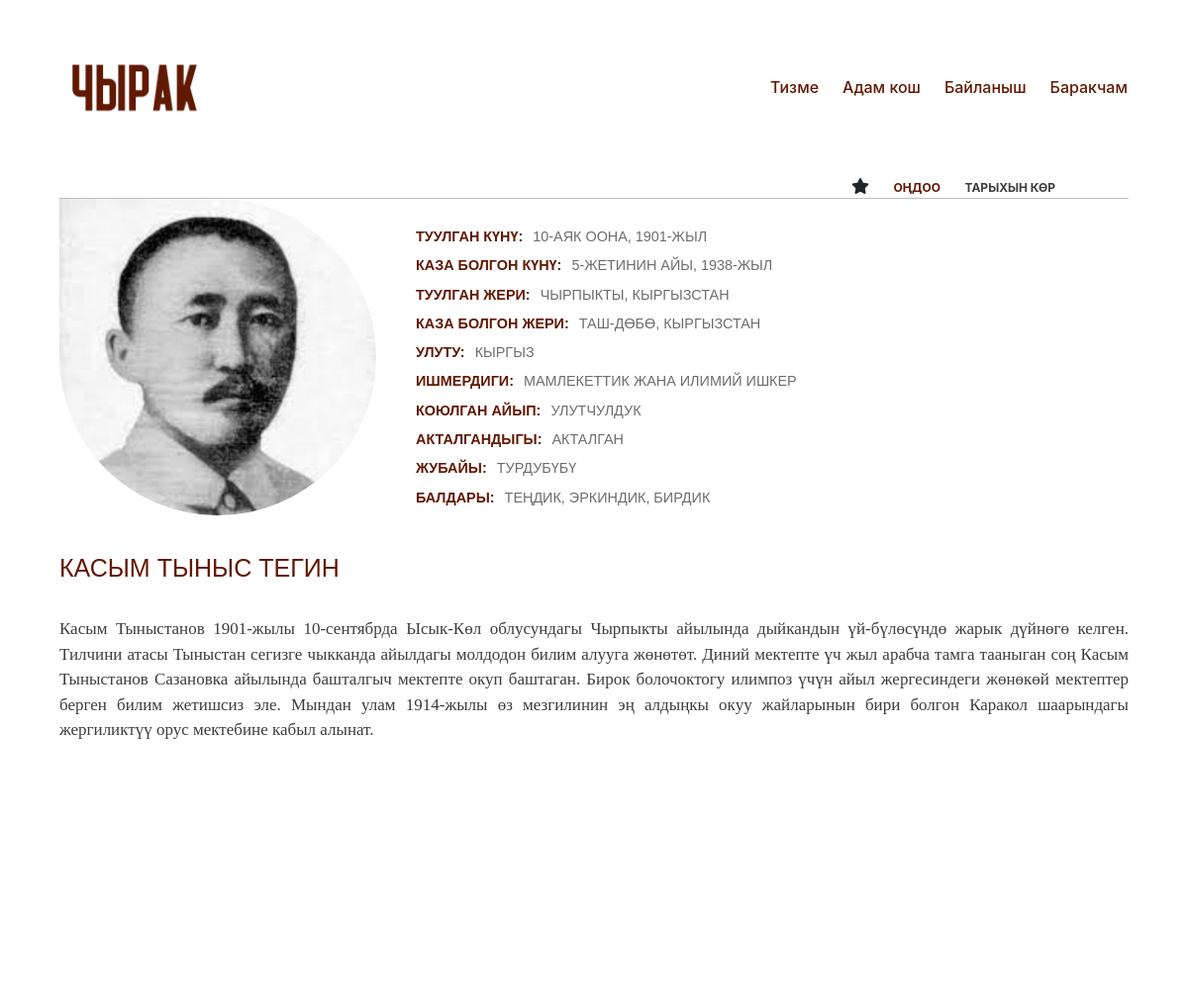
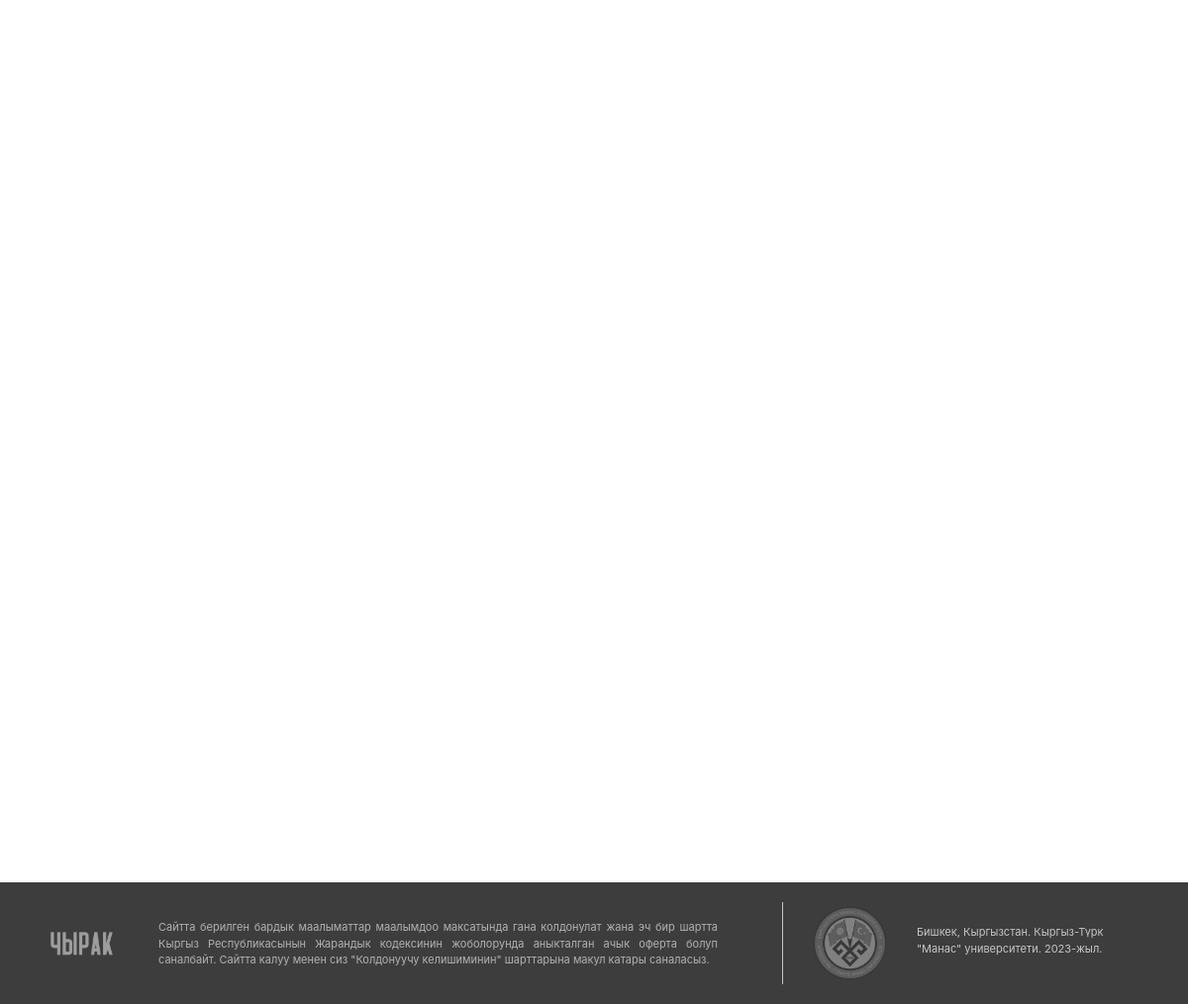
/person_page/4/, run on the app's committed database (2 pictures, top to bottom).
### person/models.py (models this page shows, shortened)
class Victim(models.Model):
    first_name = models.CharField(max_length=30)
    last_name = models.CharField(max_length=30)
    date_of_birth = models.DateField()
    date_of_death = models.DateField()
    place_of_birth = models.CharField(max_length=30)
    place_of_death = models.CharField(max_length=30)
    nationality = models.TextField(default='', blank=True, null=True)
    blame = models.TextField(blank=True, null=True)
    rehabilitated = models.CharField(max_length=30, blank=True, null=True)
    occupation = models.TextField( blank=True, null=True)
    bedfellow = models.CharField(max_length=30, blank=True, null=True)
    children = models.CharField(max_length=30, blank=True, null=True)
    photo = models.ImageField(upload_to='images/', blank=True, null=True)
    file = models.FileField(upload_to='uploads/', blank=True, null=True)
    desc_of_photo = models.TextField(default='', blank=True, null=True)
    desc_of_file = models.TextField(default='', blank=True, null=True)
    content = models.TextField(default="", blank=True, null=True)
    date_of_publish = models.DateField(default=datetime.now)
    up_vote = models.IntegerField(default=0)
    is_proven = models.BooleanField(default=False)
    profile = models.ForeignKey(Profile, on_delete=models.CASCADE)
    x = models.CharField(max_length=100,default="", blank=True, null=True)

### person/views.py (the view)
# urls.py: path('person_page/', include('person.urls')),
def person_page(request, person_id):
    victim = get_object_or_404(Victim, id=person_id)
    month_names_kyrgyz = {
        1: 'Үчтүн айы',
        2: 'Бирдин айы',
        3: 'Жалган Куран',
        4: 'Чын Куран',
        5: 'Бугу',
        6: 'Кулжа',
        7: 'Теке',
        8: 'Баш Оона',
        9: 'Аяк Оона',
        10: 'Тогуздун айы',
        11: 'Жетинин айы',
        12: 'Бештин айы'
    }
    birth_date = "{day}-{month}, {year}-жыл".format(
        day = victim.date_of_birth.day,
        month = month_names_kyrgyz[victim.date_of_birth.month],
        year = victim.date_of_birth.year
    )
    death_date = "{day}-{month}, {year}-жыл".format(
        day = victim.date_of_death.day,
        month = month_names_kyrgyz[victim.date_of_death.month],
        year = victim.date_of_death.year
    )
    paragraphs = []
    sentences = victim.content.split('. ')
    current_paragraph = []
    for i, sentence in enumerate(sentences):
        if i < len(sentences) - 1:
            current_paragraph.append(sentence + '. ')
        else:
            current_paragraph.append(sentence)
        if len(current_paragraph) == 5:
            paragraphs.append(current_paragraph)
            current_paragraph = []
    if current_paragraph:
        paragraphs.append(current_paragraph)
    if victim.rehabilitated:
        reh = 'Акталган'
    else:
        reh = 'Акталбай калган'
    context = {
        'victim': victim,
        'person_id': person_id,
        'birth_date': birth_date,
        'death_date': death_date,
        'reh': reh,
        'paragraphs': paragraphs,
    }
    return render(request, 'about_person.html', context)

### person/templates/about_person.html (shortened to what this page needs)
{% extends 'base.html' %}
{% block content %}
{% load static %}
<link rel="stylesheet" type="text/css" href="{% static 'about_person.css' %}"/>
<div class="main-container">
    <div class="history-edit-box">
        <div class="his-ed-box">
            <div class="his-ed-box-el">
                <span class="fa fa-star" style="margin-right: 20px;"></span>
                <a href="{% url 'edit_person' person_id=victim.pk %}" style="text-decoration: none; font-weight: bold; color: #611902; font-size: 12px; margin-right: 20px; text-transform: uppercase;">Оңдоо</a>
                <a href="{% url 'edit_history' person_id=victim.pk %}" style="text-decoration: none; font-weight: bold; color: #3D3D3D; font-size: 12px; text-transform: uppercase;">Тарыхын көр</a>
            </div>
        </div>
    </div>
    <div class="content-container">
        <div class="d-flex flex-column">
            <div class="d-flex flex-row">
                <img class="img_victim" src="{{ victim.photo.url }}" alt="Victim_photo">
                <div class="main-info-box">
                    <ul class="ul-class">
                        <li class="d-flex flex-row mb-1">
                            <h5 class="first-h5">
                                Туулган күнү:
                            </h5>
                            <h5 class="second-h5" >
                                {{ birth_date }}
                            </h5>
                        </li>
                        <li class="d-flex flex-row mb-1">
                            <h5 class="first-h5">
                                Каза болгон күнү:
                            </h5>
                            <h5 class="second-h5" >
                                {{ death_date }}
                            </h5>
                        </li>
                        <li class="d-flex flex-row mb-1">
                            <h5 class="first-h5">
                                Туулган жери:
                            </h5>
                            <h5 class="second-h5" >
                                {{ victim.place_of_birth }}
                            </h5>
                        </li>
                        <li class="d-flex flex-row mb-1">
                            <h5 class="first-h5">
                                Каза болгон жери:
                            </h5>
                            <h5 class="second-h5" >
                                {{ victim.place_of_death }}
                            </h5>
                        </li>
                        <li class="d-flex flex-row mb-1">
                            <h5 class="first-h5">
                                Улуту:
                            </h5>
                            <h5 class="second-h5" >
                                {{ victim.nationality }}
                            </h5>
                        </li>
                        <li class="d-flex flex-row mb-1">
                            <h5 class="first-h5">
                                Ишмердиги:
                            </h5>
                            <h5 class="second-h5" >
                                {{ victim.occupation }}
                            </h5>
                        </li>
                        <li class="d-flex flex-row mb-1">
                            <h5 class="first-h5">
                                Коюлган айып:
                            </h5>
                            <h5 class="second-h5" >
                                {{ victim.blame }}
                            </h5>
                        </li>
                        <li class="d-flex flex-row mb-1">
                            <h5 class="first-h5">
                                Акталгандыгы:
                            </h5>
                            <h5 class="second-h5" >
                                {{ reh }}
                            </h5>
                        </li>
                        <li class="d-flex flex-row mb-1">
                            <h5 class="first-h5">
                                Жубайы:
                            </h5>
                            <h5 class="second-h5" >
                                {{ victim.bedfellow }}
                            </h5>
                        </li>
                        <li class="d-flex flex-row mb-1">
                            <h5 class="first-h5">
                                Балдары:
                            </h5>
                            <h5 class="second-h5" >
                                {{ victim.children }}
                            </h5>
                        </li>
                    </ul>
                </div>
            </div>
            <div class="name-box">
                <p class="name-box-p">
                    {{ victim.first_name }} {{ victim.last_name }}
                </p>
            </div>
            <div class="main-info-block">
                <div class="info-block">
                    <div class="text-block">
                        {% for paragraph in paragraphs %}
                            <p class="p-block">
                                {% for sentence in paragraph %}
                                    {{ sentence }}
                                {% endfor %}
                            </p>
                        {% endfor %}
                    </div>
                </div>
            </div>
        </div>
    </div>
</div>
{% endblock %}

### person/static/about_person.css (style rules this page uses)
.history-edit-box { max-width: auto; }
.his-ed-box { max-width: 1080px; margin: 0 auto; }
.his-ed-box-el { margin-left: 800px; }
.main-container { max-width: auto; }
.content-container { max-width: 1080px; margin: 0 auto; border-top: 1px rgba(93, 93, 93, 0.4) solid; }
.main-info-box { margin-left: 40px; }
.img_victim { width: 320px; height: 320px; border-bottom-left-radius: 50%; border-bottom-right-radius: 50%; border-top-right-radius: 50%; }
.ul-class { margin-top: 30px; color: #611902; list-style: none; padding-left: 0; }
.first-h5 { font-size: 0.9rem; text-transform: uppercase; font-family: sans-serif; font-weight: bold; }
.second-h5 { font-size: 0.9rem; text-transform: uppercase; font-family: sans-serif; margin-left: 10px; color: rgba(93, 93, 93, 0.9); }
.name-box-p { margin-top: 20px; margin-bottom: 30px; font-size: 25px; color: #611902; font-family: sans-serif; text-transform: uppercase; }
.main-info-block { max-width: auto; }
.info-block { max-width: 1080px; margin: 0 auto; }
.text-block { position: relative; margin-bottom: 100px; }
.p-block { font-family: sans serif; font-size: 17px; color: #3D3D3D; text-align: justify; opacity: 0; transform: translateY(100%); transition: opacity 0.5s ease-in-out, transform 0.5s ease-in-out; }
.p-block.element-show { opacity: 1; transition: all 1s; transform: translateY(0%); }

### data on the page
Victim: photo (picture), place_of_birth "ЧЫРПЫКТЫ, КЫРГЫЗСТАН", place_of_death "ТАШ-ДӨБӨ, КЫРГЫЗСТАН", nationality "КЫРГЫЗ", occupation "МАМЛЕКЕТТИК ЖАНА ИЛИМИЙ ИШКЕР", blame "УЛУТЧУЛДУК", bedfellow "ТУРДУБҮБҮ", children "ТЕҢДИК, ЭРКИНДИК, БИРДИК", first_name "КАСЫМ", last_name "ТЫНЫС ТЕГИН"

### other printed values
{{ birth_date }} "10-АЯК ООНА, 1901-ЖЫЛ"
{{ death_date }} "5-ЖЕТИНИН АЙЫ, 1938-ЖЫЛ"
{{ reh }} "АКТАЛГАН"
{{ sentence }} "Касым Тыныстанов 1901-жылы 10-сентябрда Ысык-Көл облусундагы Чырпыкты айылында дыйкандын үй-бүлөсүндө жарык дүйнөгө келген." "Тилчини атасы Тыныстан сегизге чыкканда айылдагы молдодон билим алууга жөнөтөт." "Диний мектепте үч жыл арабча тамга тааныган соң Касым Тыныстанов Сазановка айылында башталгыч мектепте окуп баштаган." "Бирок болочоктогу илимпоз үчүн айыл жергесиндеги жөнөкөй мектептер берген билим жетишсиз эле." "Мындан улам 1914-жылы өз мезгилинин эң алдыңкы окуу жайларынын бири болгон Каракол шаарындагы жергиликтүү орус мектебине кабыл алынат."
